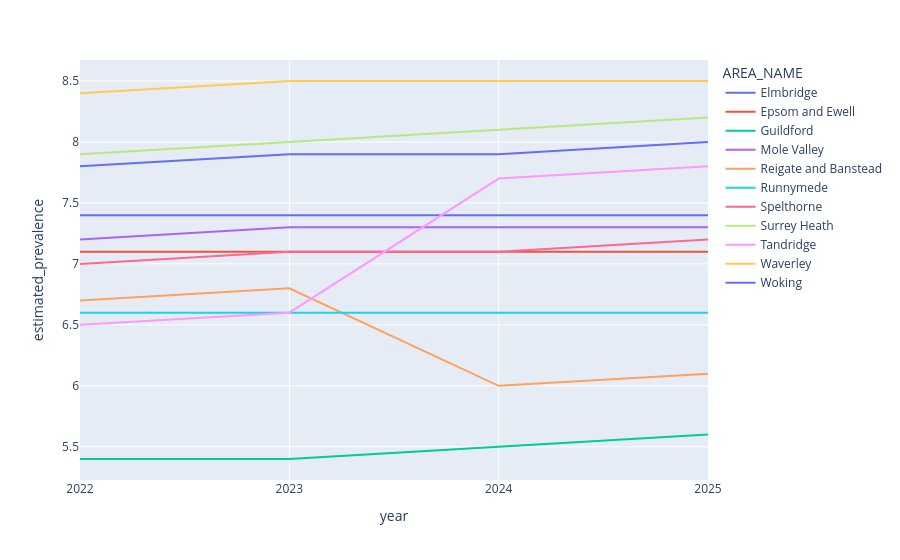

The cell this chart's notebook holds for it:
### Code cell
fig = px.line(
    dementia_vis,
    x="year",
    y="estimated_prevalence",
    color="AREA_NAME"
)
# brief analysis of the time series below doesn't give enough evidence to suggest prevalence changes significantly enough to warant a more rigorous approach
# a drop in reigate and banstead and increase in tandridge look to me like a change in methodology / allocation
# given it's nhs data, it's likely the estimates are based on gp registrations and this could suggest a gp that was previously allocated to reigate is now allocated to tandridge
# given reigate and tandridge are neighboring I think this is the simplest explanation

# as a result, I'll just use the latest prevalence estimate as planned
fig.show(renderer="jupyterlab+png")

### Figure 1 — Plotly figure (JSON) as saved in the notebook; plotly's stock layout.template omitted (floating-point values rounded to 4 significant figures)
{"data": [{"hovertemplate": "AREA_NAME=Elmbridge<br>year=%{x}<br>estimated_prevalence=%{y}<extra></extra>", "legendgroup": "Elmbridge", "line": {"color": "#636efa", "dash": "solid"}, "marker": {"symbol": "circle"}, "mode": "lines", "name": "Elmbridge", "orientation": "v", "showlegend": true, "type": "scatter", "x": ["2022", "2023", "2024", "2025"], "xaxis": "x", "y": [7.4, 7.4, 7.4, 7.4], "yaxis": "y"}, {"hovertemplate": "AREA_NAME=Epsom and Ewell<br>year=%{x}<br>estimated_prevalence=%{y}<extra></extra>", "legendgroup": "Epsom and Ewell", "line": {"color": "#EF553B", "dash": "solid"}, "marker": {"symbol": "circle"}, "mode": "lines", "name": "Epsom and Ewell", "orientation": "v", "showlegend": true, "type": "scatter", "x": ["2022", "2023", "2024", "2025"], "xaxis": "x", "y": [7.1, 7.1, 7.1, 7.1], "yaxis": "y"}, {"hovertemplate": "AREA_NAME=Guildford<br>year=%{x}<br>estimated_prevalence=%{y}<extra></extra>", "legendgroup": "Guildford", "line": {"color": "#00cc96", "dash": "solid"}, "marker": {"symbol": "circle"}, "mode": "lines", "name": "Guildford", "orientation": "v", "showlegend": true, "type": "scatter", "x": ["2022", "2023", "2024", "2025"], "xaxis": "x", "y": [5.4, 5.4, 5.5, 5.6], "yaxis": "y"}, {"hovertemplate": "AREA_NAME=Mole Valley<br>year=%{x}<br>estimated_prevalence=%{y}<extra></extra>", "legendgroup": "Mole Valley", "line": {"color": "#ab63fa", "dash": "solid"}, "marker": {"symbol": "circle"}, "mode": "lines", "name": "Mole Valley", "orientation": "v", "showlegend": true, "type": "scatter", "x": ["2022", "2023", "2024", "2025"], "xaxis": "x", "y": [7.2, 7.3, 7.3, 7.3], "yaxis": "y"}, {"hovertemplate": "AREA_NAME=Reigate and Banstead<br>year=%{x}<br>estimated_prevalence=%{y}<extra></extra>", "legendgroup": "Reigate and Banstead", "line": {"color": "#FFA15A", "dash": "solid"}, "marker": {"symbol": "circle"}, "mode": "lines", "name": "Reigate and Banstead", "orientation": "v", "showlegend": true, "type": "scatter", "x": ["2022", "2023", "2024", "2025"], "xaxis": "x", "y": [6.7, 6.8, 6.0, 6.1], "yaxis": "y"}, {"hovertemplate": "AREA_NAME=Runnymede<br>year=%{x}<br>estimated_prevalence=%{y}<extra></extra>", "legendgroup": "Runnymede", "line": {"color": "#19d3f3", "dash": "solid"}, "marker": {"symbol": "circle"}, "mode": "lines", "name": "Runnymede", "orientation": "v", "showlegend": true, "type": "scatter", "x": ["2022", "2023", "2024", "2025"], "xaxis": "x", "y": [6.6, 6.6, 6.6, 6.6], "yaxis": "y"}, {"hovertemplate": "AREA_NAME=Spelthorne<br>year=%{x}<br>estimated_prevalence=%{y}<extra></extra>", "legendgroup": "Spelthorne", "line": {"color": "#FF6692", "dash": "solid"}, "marker": {"symbol": "circle"}, "mode": "lines", "name": "Spelthorne", "orientation": "v", "showlegend": true, "type": "scatter", "x": ["2022", "2023", "2024", "2025"], "xaxis": "x", "y": [7.0, 7.1, 7.1, 7.2], "yaxis": "y"}, {"hovertemplate": "AREA_NAME=Surrey Heath<br>year=%{x}<br>estimated_prevalence=%{y}<extra></extra>", "legendgroup": "Surrey Heath", "line": {"color": "#B6E880", "dash": "solid"}, "marker": {"symbol": "circle"}, "mode": "lines", "name": "Surrey Heath", "orientation": "v", "showlegend": true, "type": "scatter", "x": ["2022", "2023", "2024", "2025"], "xaxis": "x", "y": [7.9, 8.0, 8.1, 8.2], "yaxis": "y"}, {"hovertemplate": "AREA_NAME=Tandridge<br>year=%{x}<br>estimated_prevalence=%{y}<extra></extra>", "legendgroup": "Tandridge", "line": {"color": "#FF97FF", "dash": "solid"}, "marker": {"symbol": "circle"}, "mode": "lines", "name": "Tandridge", "orientation": "v", "showlegend": true, "type": "scatter", "x": ["2022", "2023", "2024", "2025"], "xaxis": "x", "y": [6.5, 6.6, 7.7, 7.8], "yaxis": "y"}, {"hovertemplate": "AREA_NAME=Waverley<br>year=%{x}<br>estimated_prevalence=%{y}<extra></extra>", "legendgroup": "Waverley", "line": {"color": "#FECB52", "dash": "solid"}, "marker": {"symbol": "circle"}, "mode": "lines", "name": "Waverley", "orientation": "v", "showlegend": true, "type": "scatter", "x": ["2022", "2023", "2024", "2025"], "xaxis": "x", "y": [8.4, 8.5, 8.5, 8.5], "yaxis": "y"}, {"hovertemplate": "AREA_NAME=Woking<br>year=%{x}<br>estimated_prevalence=%{y}<extra></extra>", "legendgroup": "Woking", "line": {"color": "#636efa", "dash": "solid"}, "marker": {"symbol": "circle"}, "mode": "lines", "name": "Woking", "orientation": "v", "showlegend": true, "type": "scatter", "x": ["2022", "2023", "2024", "2025"], "xaxis": "x", "y": [7.8, 7.9, 7.9, 8.0], "yaxis": "y"}], "layout": {"legend": {"title": {"text": "AREA_NAME"}, "tracegroupgap": 0}, "margin": {"t": 60}, "xaxis": {"anchor": "y", "domain": [0, 1], "title": {"text": "year"}}, "yaxis": {"anchor": "x", "domain": [0, 1], "title": {"text": "estimated_prevalence"}}}}
